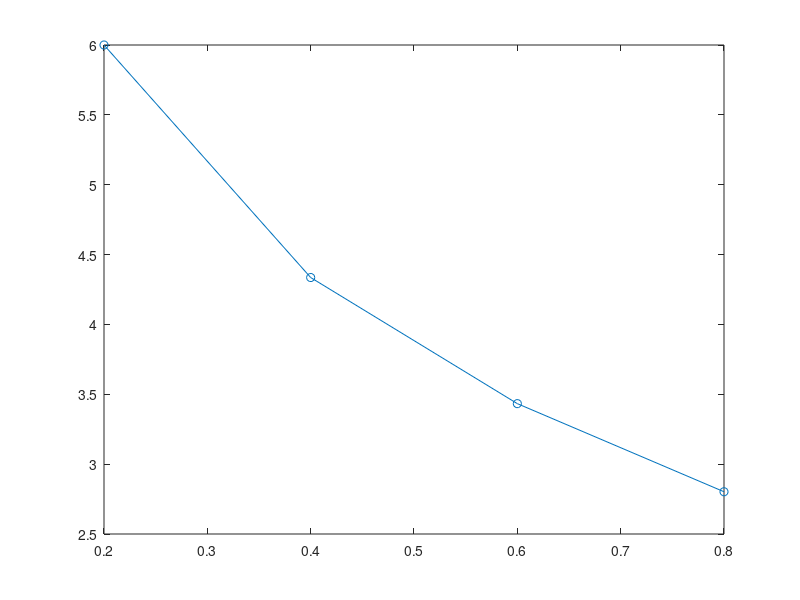

MATLAB code to generate this figure: (Note: this script raises an error after producing the figure.)
%% Author : Satyajit Ghana
disp('yo');
% use the Run-Section option to run a specific section of the code

%% ODE45 : not so important, used only in non-stiff differential equations
% uses the runge-kutta method to get the value at given points
func = @(x,y) -(y*exp(x)+2*exp(x)+y^2)/(exp(x)+2*x*y);
y0=6;
xspan=[0.2 0.4 0.6 0.8];
[x, y] = ode45(func, xspan, y0);
disp(x);
disp(y);
plot(x, y, '-o');

%% dsolve
syms y(x)
ode = diff(y, x, 2) + 4*diff(y, x, 1) + 4*y == (12*x^2-6*x)*exp(2*x);
Dy = diff(y, x, 1);
ySol = dsolve(ode, y(0)==1, Dy(0)==0);
disp(simplify(ySol));

%% trapz
func = @(x) x.*exp(2.*x).*sin(sqrt(x));
t = linspace(0, pi, 16);
val = trapz(t, func(t));
disp(val);

%% polyfit
x = [1 2 3 4 5 6];
y = [0 3 8 15 24 35];
C = polyfit(x, y, 2);
syms t;
poly = C(1)*t.^2+C(2)*t+C(3);
plot(x, y, '*');
hold on;
fplot(poly, [x(1) x(end)]);
legend('Data Points', 'polyfit polynomial');

%% quad : guassian quadrature, int or integral is usually more preferred
func = @(x) 1./(1+x.^2);
val = quad(func, 0, 1);
disp(val)

%% int : uses a symbolic function and uses symbolic integration
func = @(x) 1./(1+x.^2);
val = int(sym(func), 0, 1);
disp(val);

%% integral : uses a function handle
func = @(x) 1./(1+x.^2);
val = integral(func, 0, 1);
disp(val);